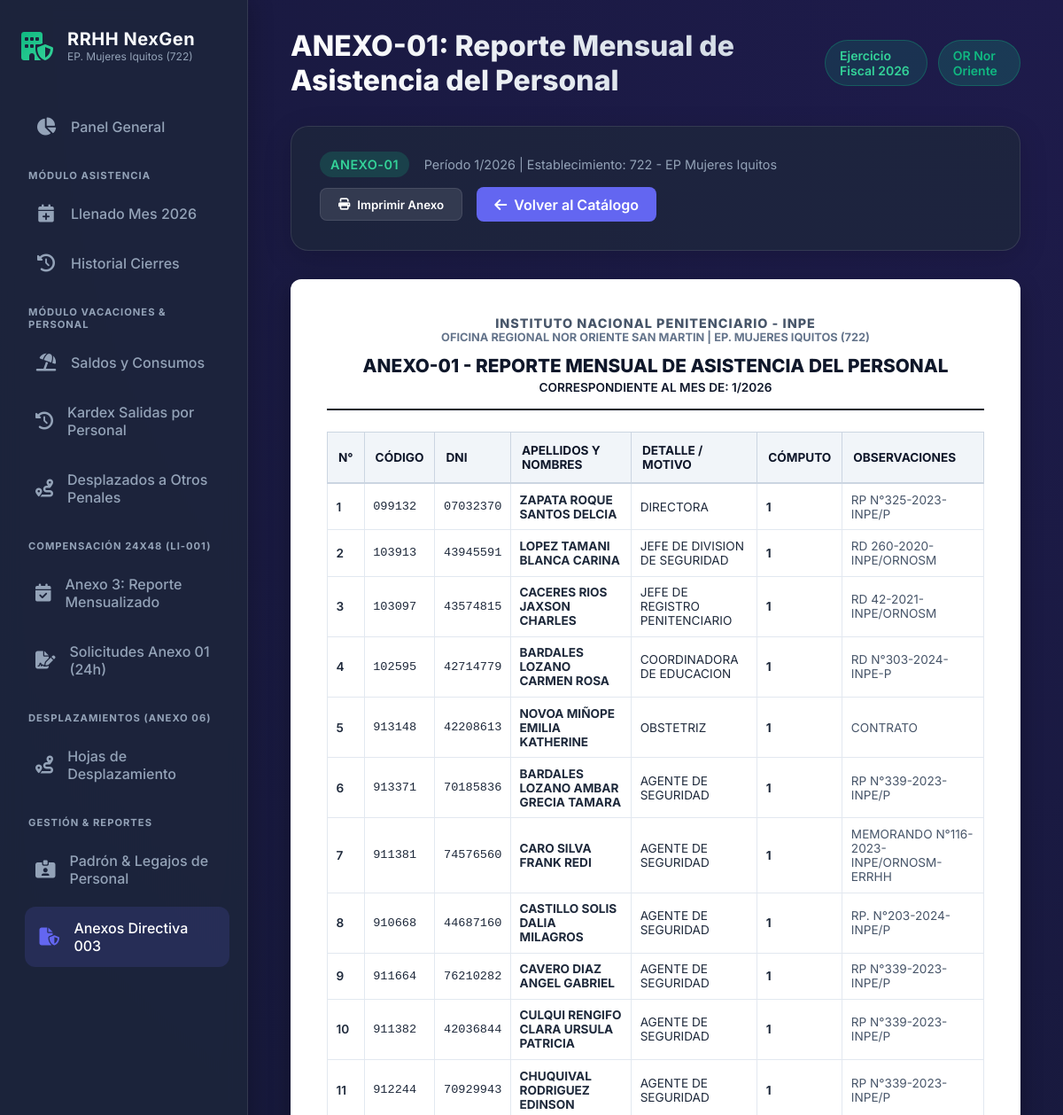
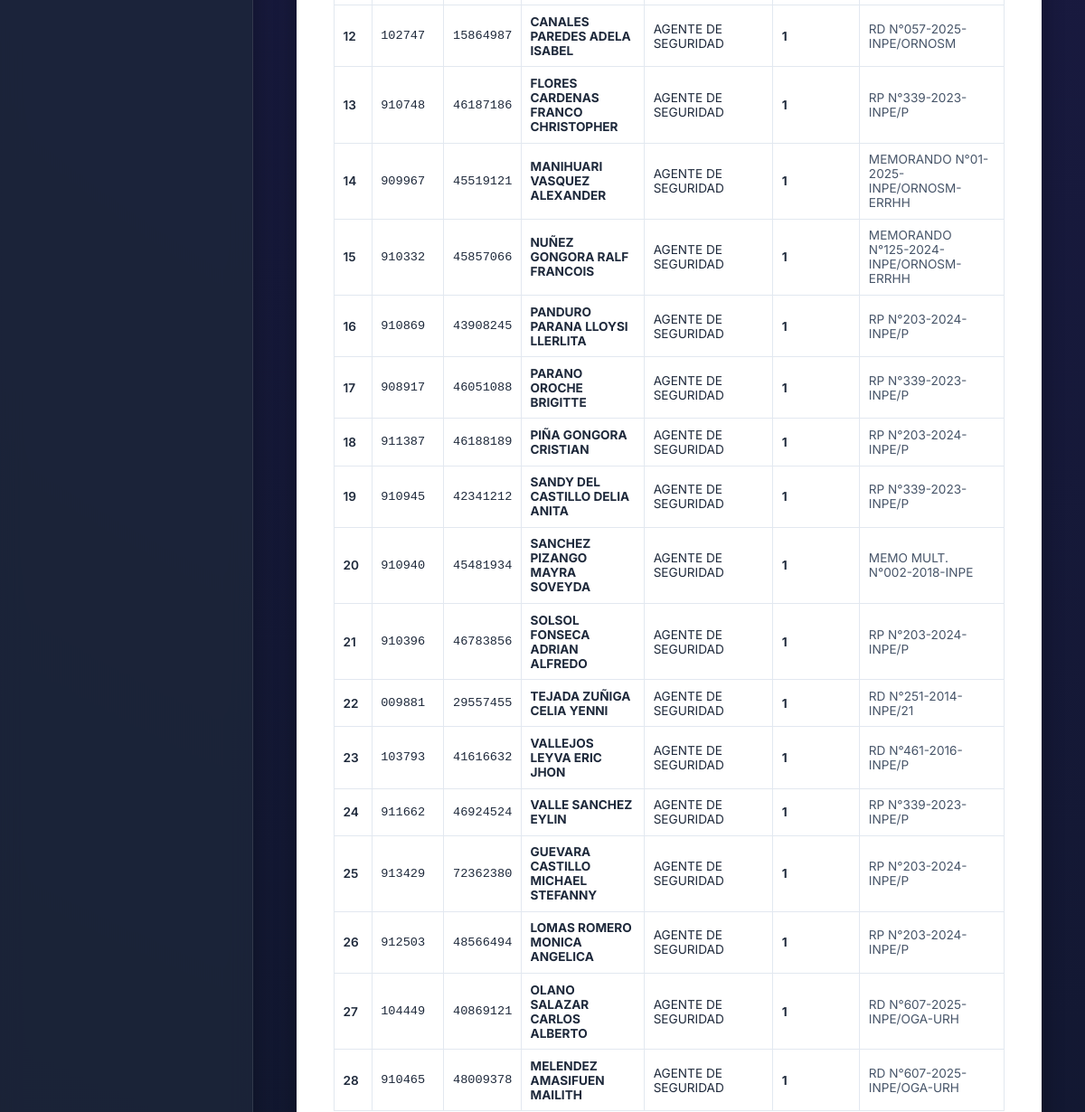
/reportes/anexo/1?anio=2026&mes=1 (upper part), run on an earlier commit of the app's database (2 pictures, top to bottom).
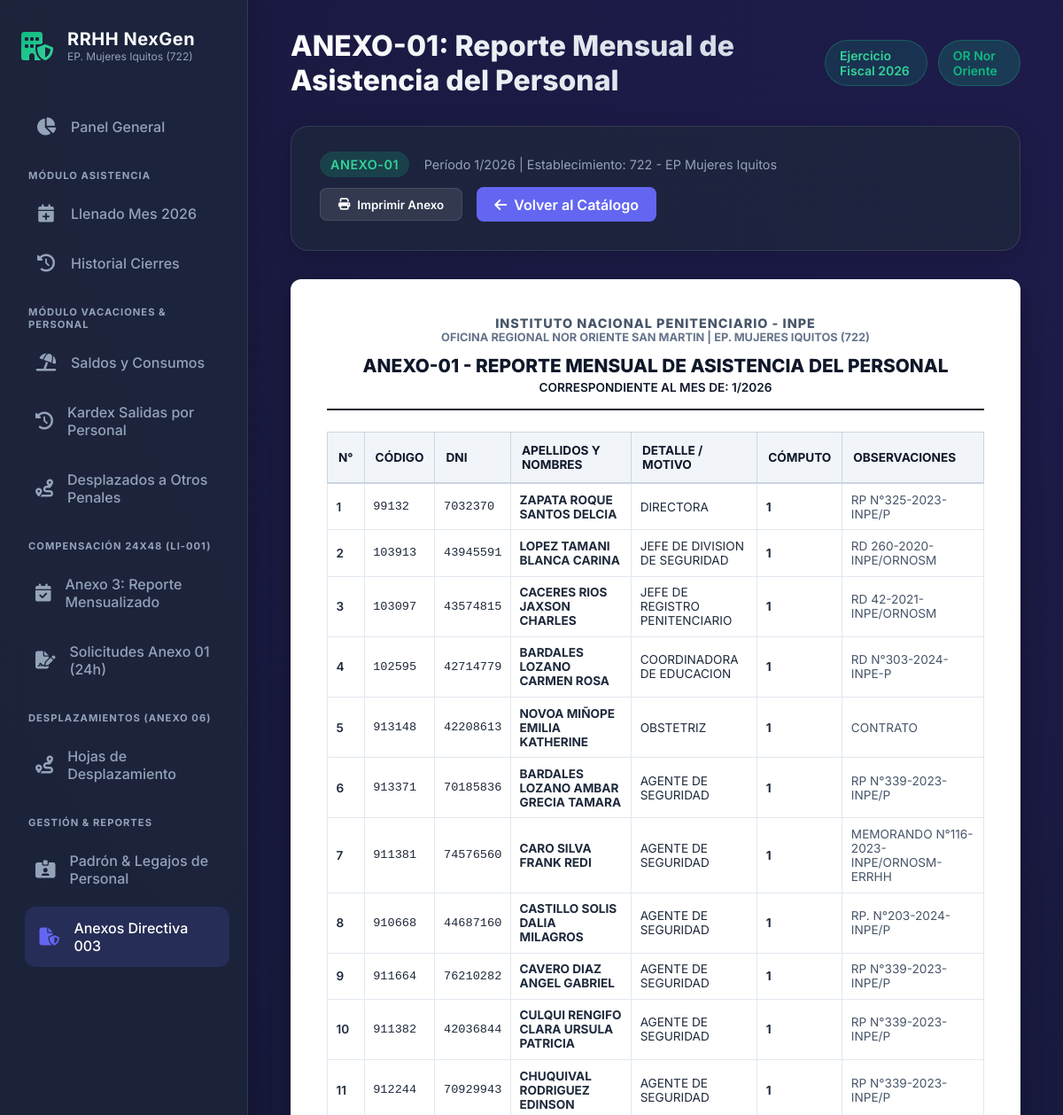
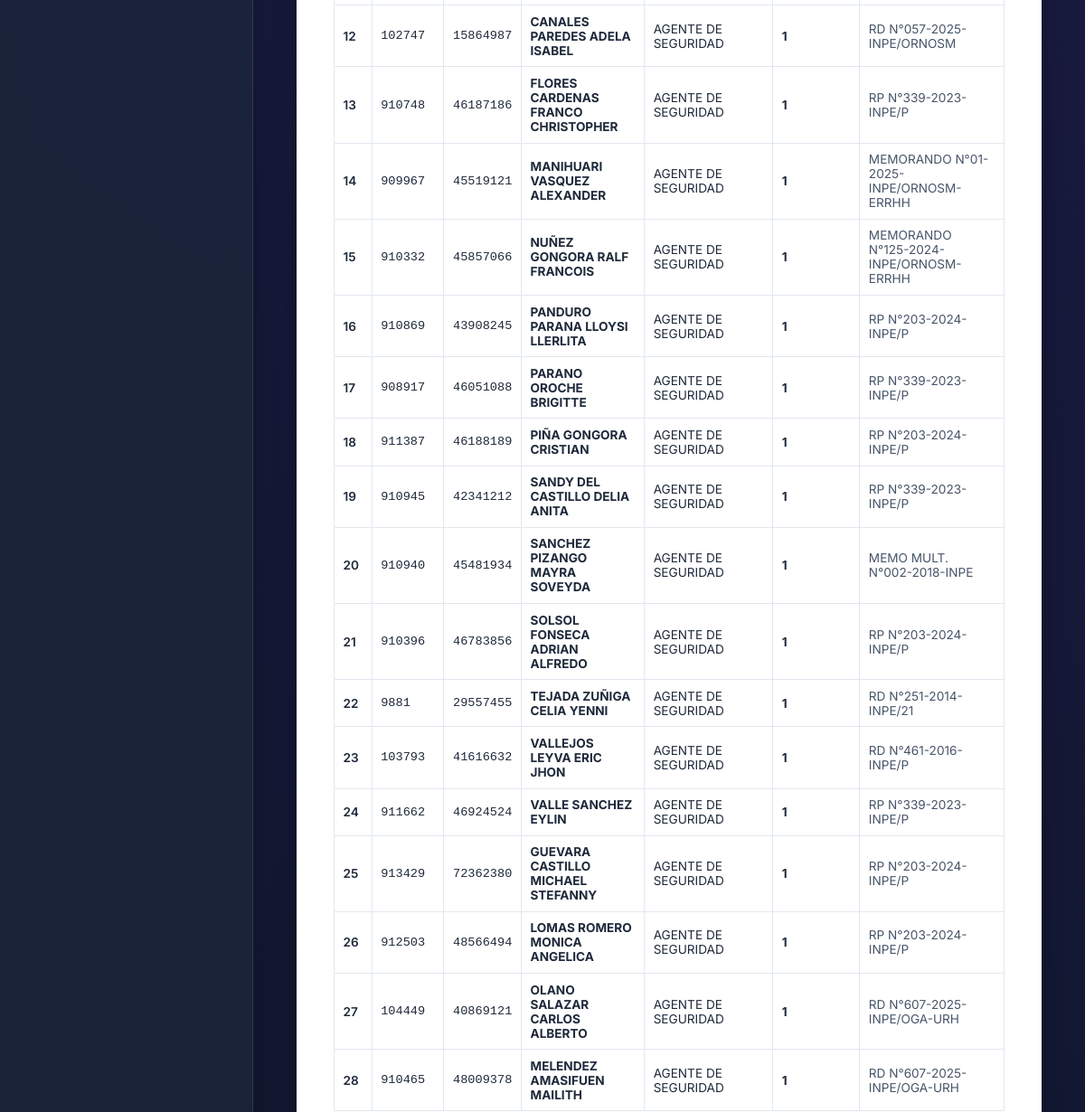
And on a later commit of the database (2 pictures, top to bottom).
### tables this page shows
CREATE TABLE asistencia_mensual_personal (
    id_asistencia INTEGER PRIMARY KEY AUTOINCREMENT,
    id_reporte INTEGER NOT NULL,
    id_empleado INTEGER NOT NULL,
    id_regimen INTEGER,
    nivel VARCHAR(20),                           -- Ej: 'T1', 'T2', 'S1', 'STF', 'SNR'
    cargo_estructural VARCHAR(200),              -- Ej: 'AGENTE DE SEGURIDAD II'
    estado_laboral VARCHAR(50) DEFAULT 'ACTIVO', -- 'ACTIVO', 'ABANDONO', 'EXTINCION CONTRATO'
    modalidad_laboral VARCHAR(50) DEFAULT 'PRESENCIAL', -- 'PRESENCIAL', 'NO APLICA'
    direccion_oficina VARCHAR(100),              -- Ej: 'DIRECCION', 'SEGURIDAD PENITENCIARIA'
    jefatura_area VARCHAR(100),                  -- Ej: 'SEGURIDAD PENITENCIARIA', 'TRATAMIENTO'
    cargo_funcion VARCHAR(100),                  -- Ej: 'DIRECTORA', 'AGENTE DE SEGURIDAD'
    area_clasificacion VARCHAR(10),              -- 'ADM', 'SEG', 'TRA'
    horario_laboral VARCHAR(50),                 -- '08:00 - 17:00', '24 x 48'
    fecha_ingreso_eepp DATE,
    resolucion_documento VARCHAR(250),
    observaciones TEXT,
    FOREIGN KEY (id_reporte) REFERENCES reportes_cierre_mensual(id_reporte) ON DELETE CASCADE,
    FOREIGN KEY (id_empleado) REFERENCES empleados(id_empleado),
    FOREIGN KEY (id_regimen) REFERENCES regimenes_laborales(id_regimen)
);

CREATE TABLE empleados (
    id_empleado INTEGER PRIMARY KEY AUTOINCREMENT,
    codigo_servidor VARCHAR(20) UNIQUE NOT NULL, -- Ej: '099132', '103097'
    dni VARCHAR(15) UNIQUE,                      -- DNI (8 dígitos)
    apellidos_nombres VARCHAR(200) NOT NULL,
    created_at TIMESTAMP DEFAULT CURRENT_TIMESTAMP
, grupo_guardia_default INTEGER DEFAULT 1, sexo TEXT, fecha_nacimiento DATE, correo TEXT, id_regimen INTEGER, regimen_nombre TEXT, nivel TEXT, cargo_estructural TEXT, estado_laboral TEXT, modalidad_laboral TEXT, direccion_oficina TEXT, jefatura_area TEXT, cargo_funcion TEXT, area_clasificacion TEXT, horario_laboral TEXT, fecha_ingreso_eepp DATE, resolucion_documento TEXT, observaciones TEXT, fecha_ingreso_inpe DATE);

### app/modules/reportes/router.py (the view)
@router.get("/anexo/{id_anexo}", response_class=HTMLResponse)
async def ver_anexo(request: Request, id_anexo: int, anio: int = 2026, mes: int = 1):
    catalogo = ReportesService.get_catalogo_anexos()
    anexo_info = next((a for a in catalogo if a["id"] == id_anexo), None)
    detalle = ReportesService.obtener_datos_anexo(id_anexo=id_anexo, anio=anio, mes=mes)
    return templates.TemplateResponse(
        request=request,
        name="reportes/detalle_anexo.html",
        context={
            "anexo": anexo_info,
            "detalle": detalle,
            "anio": anio,
            "mes": mes
        }
    )

### app/templates/reportes/detalle_anexo.html (shortened to what the changed rows need)
{% extends "base.html" %}
{% block header_title %}{{ anexo.codigo }}: {{ anexo.titulo }}{% endblock %}
{% block content %}
<div style="display: flex; flex-direction: column; gap: 2rem;">
    <div class="table-container" style="background: #ffffff; color: #1e293b; padding: 2.5rem; border-radius: 12px; box-shadow: 0 10px 25px rgba(0,0,0,0.3);">
        <div style="text-align: center; border-bottom: 2px solid #0f172a; padding-bottom: 1rem; margin-bottom: 1.5rem;">
            <h2 style="font-size: 1.3rem; font-weight: 800; color: #0f172a; margin-top: 0.75rem; text-transform: uppercase;">{{ anexo.codigo }} - {{ anexo.titulo }}</h2>
        </div>
        {% if detalle.datos %}
        <table style="width: 100%; border-collapse: collapse; margin-top: 1rem; font-size: 0.85rem;">
            <thead>
                <tr style="background: #f1f5f9; color: #0f172a; border-bottom: 2px solid #cbd5e1; text-align: left;">
                    <th style="padding: 0.75rem; border: 1px solid #cbd5e1;">N°</th>
                    <th style="padding: 0.75rem; border: 1px solid #cbd5e1;">CÓDIGO</th>
                    <th style="padding: 0.75rem; border: 1px solid #cbd5e1;">DNI</th>
                    <th style="padding: 0.75rem; border: 1px solid #cbd5e1;">APELLIDOS Y NOMBRES</th>
                    <th style="padding: 0.75rem; border: 1px solid #cbd5e1;">DETALLE / MOTIVO</th>
                    <th style="padding: 0.75rem; border: 1px solid #cbd5e1;">CÓMPUTO</th>
                    <th style="padding: 0.75rem; border: 1px solid #cbd5e1;">OBSERVACIONES</th>
                </tr>
            </thead>
            <tbody>
                {% for d in detalle.datos %}
                <tr style="border-bottom: 1px solid #e2e8f0;">
                    <td style="padding: 0.6rem; border: 1px solid #e2e8f0; font-weight: 600;">{{ loop.index }}</td>
                    <td style="padding: 0.6rem; border: 1px solid #e2e8f0; font-family: monospace;">{{ d.codigo_servidor }}</td>
                    <td style="padding: 0.6rem; border: 1px solid #e2e8f0; font-family: monospace;">{{ d.dni or '-' }}</td>
                    <td style="padding: 0.6rem; border: 1px solid #e2e8f0; font-weight: 700;">{{ d.apellidos_nombres }}</td>
                    <td style="padding: 0.6rem; border: 1px solid #e2e8f0;">{{ d.tipo or d.periodo or d.area or 'Registro Asistencia' }}</td>
                    <td style="padding: 0.6rem; border: 1px solid #e2e8f0; font-weight: 700;">
                        {% if d.dias %}{{ d.dias }} DÍAS{% elif d.tardanzas_min %}{{ d.tardanzas_min }} MIN{% elif d.minutos %}{{ d.minutos }} MIN{% else %}1{% endif %}
                    </td>
                    <td style="padding: 0.6rem; border: 1px solid #e2e8f0; color: #475569;">{{ d.observaciones or '-' }}</td>
                </tr>
                {% endfor %}
            </tbody>
        </table>
        {% else %}
        <div style="padding: 2.5rem; text-align: center; color: #64748b;">
            <p>No se registran incidencias en este anexo para el período seleccionado.</p>
        </div>
        {% endif %}
    </div>
</div>
{% endblock %}

What changed in the data, as far as the page shows it:
changed through a linked row, asistencia_mensual_personal "DIRECTORA": codigo_servidor "099132" → "99132"; dni "07032370" → "7032370"
changed through a linked row, asistencia_mensual_personal "RD N°251-2014-INPE/21": codigo_servidor "009881" → "9881"
